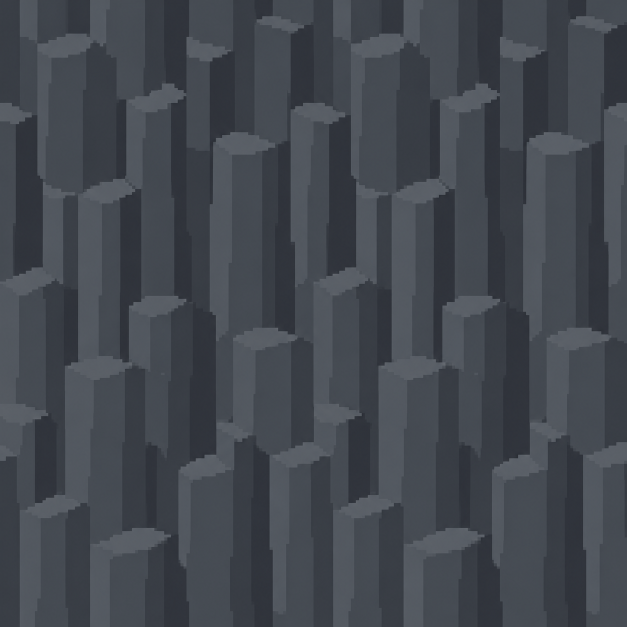
#> input picture tools/art/sources/backdrop_basalt_caves_codex.png, 1254 x 1254 px (shown at 1/2 size)
$ python cut_door_breach.py sources/backdrop_basalt_caves_codex.png out.png
#> lines starting #> are read from the running program, lines starting #| are printed output that depends on the picture
"""Cut the `breach` door look from the wreck hull (tools/art/prompts/door_breach.md).

Run: python -I tools/art/cut_door_breach.py <wreck_hull.png> <door_breach.png>
Frame 0 (open) is clear, so the facade's own breach shows. Frame 1 (sealed) fills the breach's dark pixels with the hull
planks beside it. Both frames are FRAME px square, bottom-aligned on the hull's ground line, centred on BREACH_X.
"""
import sys

from PIL import Image

FRAME = 48
# Hull art px of the breach's centre; must match the offset in scenes/world/environment/props/frost_edge/wreck_hull_facade.tscn.
BREACH_X = 307
# Hull art px right of BREACH_X where the patch of planks is taken.
PATCH_SHIFT = 57
# A pixel darker than this (sum of RGB) is the breach's shadow.
DARK = 110

hull = Image.open(sys.argv[1]).convert("RGBA")
left, top = BREACH_X - FRAME // 2, hull.height - FRAME
#> left = 283; top = 1206
window = hull.crop((left, top, left + FRAME, top + FRAME))
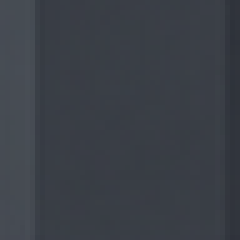
#> window: PIL image 48x48 RGBA (shown 5 times larger); mean R, G, B, A 58.7, 63.5, 71, 255
patch = hull.crop((left + PATCH_SHIFT, top, left + PATCH_SHIFT + FRAME, top + FRAME))
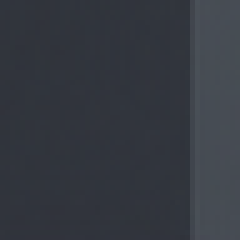
#> patch: PIL image 48x48 RGBA (shown 5 times larger); mean R, G, B, A 53.1, 57.3, 65, 255


def dark(x: int, y: int) -> bool:
    r, g, b, a = window.getpixel((x, y))
    return a > 128 and r + g + b < DARK


sealed = Image.new("RGBA", (FRAME, FRAME))
#> sealed: PIL image 48x48 RGBA; every value is 0
for y in range(FRAME):
    for x in range(FRAME):
        near = any(0 <= x + dx < FRAME and 0 <= y + dy < FRAME and dark(x + dx, y + dy)
                   for dx in (-1, 0, 1) for dy in (-1, 0, 1))
        if near:
            sealed.putpixel((x, y), patch.getpixel((x, y)))
#> this loop made 48 passes
sheet = Image.new("RGBA", (FRAME * 2, FRAME))
#> sheet: PIL image 96x48 RGBA; every value is 0
sheet.paste(sealed, (FRAME, 0))
sheet.save(sys.argv[2])
print("wrote", sys.argv[2], sheet.size)
#| wrote out.png (96, 48)

$ run again, on tools/art/sources/backdrop_heartwood_codex.png
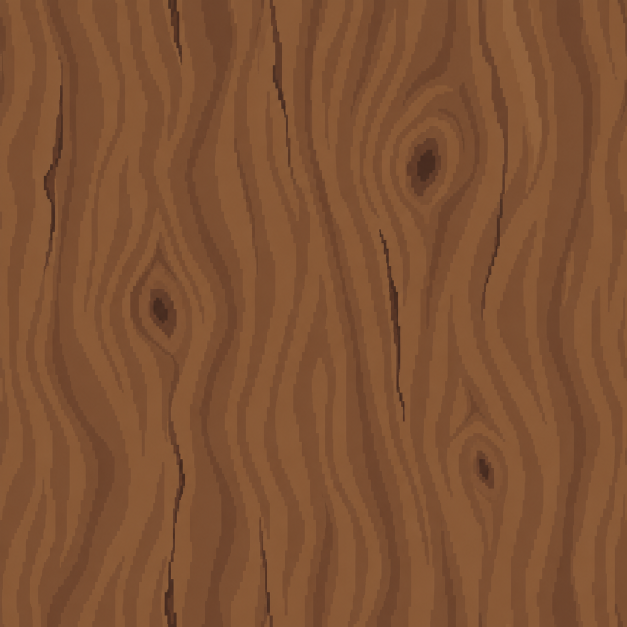
#> input picture tools/art/sources/backdrop_heartwood_codex.png, 1254 x 1254 px (shown at 1/2 size)
#> `window = hull.crop((left, top, left + FRAME, top + FRAME))`:
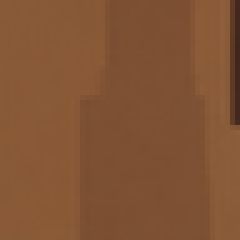
#> window: PIL image 48x48 RGBA (shown 5 times larger); mean R, G, B, A 130.2, 84.3, 52.6, 255
#> `patch = hull.crop((left + PATCH_SHIFT, top, left + PATCH_SHIFT + FRAME..`:
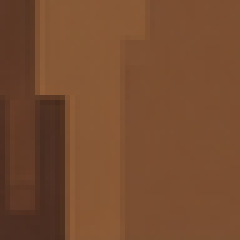
#> patch: PIL image 48x48 RGBA (shown 5 times larger); mean R, G, B, A 118.7, 76.1, 48.2, 255
#> sealed: PIL image 48x48 RGBA; every value is 0
#> the loop `for y in range(FRAME):` made 48 passes
#> sheet: PIL image 96x48 RGBA; every value is 0
#| wrote out.png (96, 48)

$ run again, on tools/art/sources/backdrop_ice_caves_codex.png
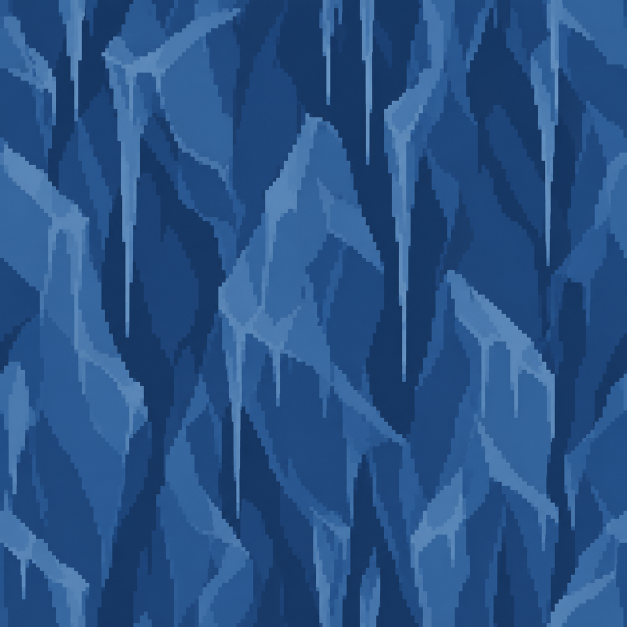
#> input picture tools/art/sources/backdrop_ice_caves_codex.png, 1254 x 1254 px (shown at 1/2 size)
#> `window = hull.crop((left, top, left + FRAME, top + FRAME))`:
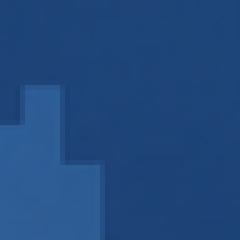
#> window: PIL image 48x48 RGBA (shown 5 times larger); mean R, G, B, A 32.6, 72.6, 125.5, 255
#> `patch = hull.crop((left + PATCH_SHIFT, top, left + PATCH_SHIFT + FRAME..`:
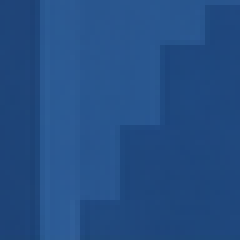
#> patch: PIL image 48x48 RGBA (shown 5 times larger); mean R, G, B, A 35.7, 78, 132.8, 255
#> sealed: PIL image 48x48 RGBA; every value is 0
#> the loop `for y in range(FRAME):` made 48 passes
#> sheet: PIL image 96x48 RGBA; every value is 0
#| wrote out.png (96, 48)
